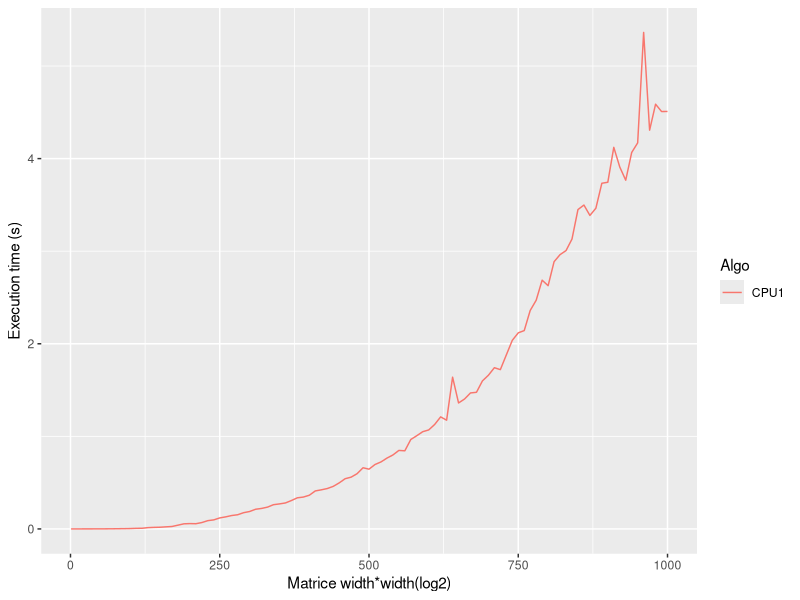
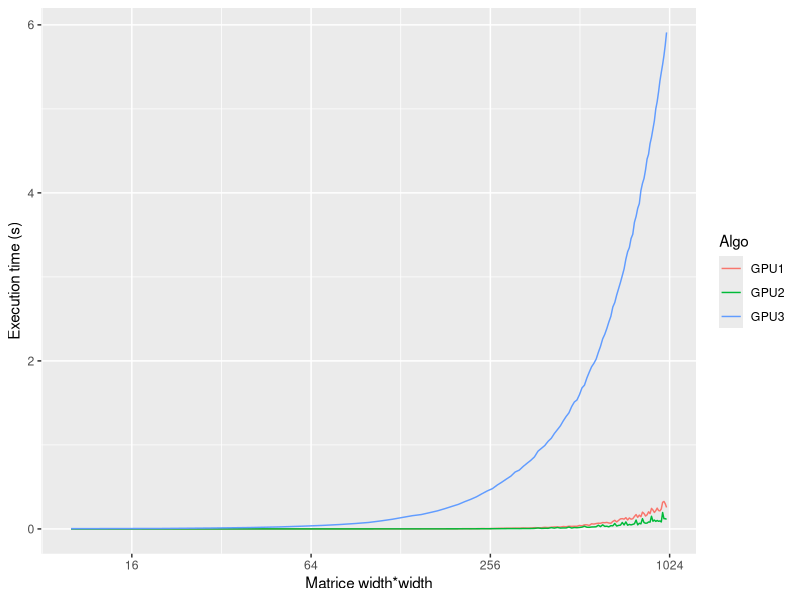

These figures' R source, in order:
## ---- chunk 1
library(ggplot2)
library(plyr)
library(grid)
library(methods)
library(scales)
# csv file separated by ',' decimal signe is '.'
dataCPU<-data.frame(read.csv2(file="Resultat_CPU.csv",sep=',',dec='.'))
dataGPU<-data.frame(read.csv2(file="Resultat_GPU.csv",sep=',',dec='.'))
# How is organized data
str(dataCPU)
str(dataGPU)
## ---- chunk 2
# ddply => summarize the results, compute mean, sd and se
# mean is computed by grouping lines with same value for the columns given in
# argument
# see http://www.cookbook-r.com/Graphs/Plotting_means_and_error_bars_(ggplot2)/
statCPU<-ddply(dataCPU,c("Algo", "TailleMat"),summarise,meanTC=mean(TempsCalc))
statGPU<-ddply(dataGPU,c("Algo", "TailleMat"),summarise,meanTC=mean(TempsCalc))
# Here we have two parameters monitor that appears on x
# and Log that is used for color and groupping
#log50_trans = function() trans_new("log50",function(x) log(x,50), function(x) 50^x)
p <- ggplot(statCPU,aes(x=TailleMat, y=meanTC, colour=Algo, shape=Algo))
q <- ggplot(statGPU,aes(x=TailleMat, y=meanTC, colour=Algo, shape=Algo))
#p <- p + scale_x_continuous(trans=log2_trans())
q <- q + scale_x_continuous(trans=log2_trans())
#p <- p + coord_trans(y="log10")
# Plot as bar (histograms
#p <- p + geom_point(size=0.25)
p <- p + geom_line(size=0.5)
q <- q + geom_line(size=0.5)
#p <- p + geom_smooth(size=0.25)
#q <- q + geom_smooth(size=0.25)
#p  <-  p + geom_bar(stat="identity", position="dodge")
#p <- p + facet_grid(. ~ Algo)
#p  <-  p + geom_errorbar(aes(ymin=mean-se, ymax=mean+se),position="dodge")
# Color gradiant:
#p <- p + scale_fill_gradient2(low="#FFFFCC", high="#F03B20",mid="#FEB24C",midpoint=0.5,name="Logging\ninterval (s)")
# Rename the axes
p <- p + xlab("Matrice width*width(log2)")
p <- p + ylab("Execution time (s)")
q <- q + xlab("Matrice width*width")
q <- q + ylab("Execution time (s)")
# Force y to start at 0
p <- p + expand_limits(x=10,y=0)
q <- q + expand_limits(x=10,y=0)
# Theme customisation, commented out, play with it at your wish
# p <- p + theme_bw()
# p <-  p + theme(panel.grid.minor = element_line(colour = "black", linetype="dashed", size = 0.1),
#         panel.grid.major = element_line(colour = "black", size = 0.1),
#         legend.position="bottom", legend.key.size = unit(.5, "cm"))
#p <- p+ theme(legend.position="none")
show(p)
show(q)
# Save the plot as a pdf file
#ggsave(plot = p,file = "MultMatrice_param.pdf")

## ---- chunk 3
# Clean R environment
remove(p)
remove(stat)
remove(data)
